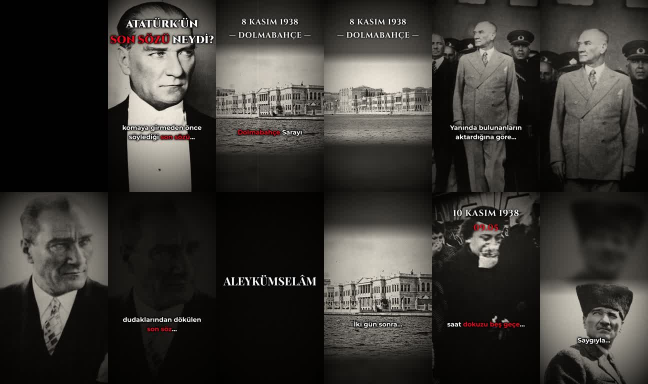
#> input picture shorts/ataturk-son-sozu/onizleme.jpg, 1296 x 768 px, found by its file name (shown at 1/2 size)
$ python -i render.py   (imports and definitions only)
#> lines starting #> are read from the running program, lines starting #| are printed output that depends on the picture
#!/usr/bin/env python3
"""Frame renderer: archival stills -> 1080x1920 cinematic B&W film look + titles/subtitles.
Writes raw RGB frames to stdout (pipe into ffmpeg)."""
import json, math, sys, os
import numpy as np
from PIL import Image, ImageDraw, ImageFont, ImageFilter

ROOT = os.path.dirname(os.path.dirname(os.path.abspath(__file__)))
W, H, FPS, DUR = 1080, 1920, 30, 60.0
N = int(FPS * DUR)
FONT = lambda f, s: ImageFont.truetype(os.path.join(ROOT, "fonts", f), s)
RED = (227, 10, 23)
rng = np.random.default_rng(1938)

# [1 line not run here, left out]
ONLY = None
# [2 lines that did not run here, left out]

def smooth(x):
    x = min(1.0, max(0.0, x)); return x * x * (3 - 2 * x)

def ease_io(x):
    x = min(1.0, max(0.0, x)); return 0.5 - 0.5 * math.cos(math.pi * x)

# ---------------------------------------------------------------- images
_cache = {}
def load(name, crop=None):
#> called with name = '../onizleme.jpg'
    key = (name, tuple(crop) if crop else None)
    if key in _cache: return _cache[key]
    p = os.path.join(ROOT, "dl", name)
    im = Image.open(p)
#> im is the input picture: PIL image 1296x768 RGB; mean R, G, B 57, 54.7, 50.7
    if crop:
        iw, ih = im.size; im = im.crop((int(crop[0]*iw), int(crop[1]*ih), int(crop[2]*iw), int(crop[3]*ih)))
    if im.mode in ("RGBA", "LA", "P"):
        im = im.convert("RGBA"); bg = Image.new("RGBA", im.size, (255, 255, 255, 255)); bg.alpha_composite(im); im = bg
    g = im.convert("L")
    a = np.asarray(g).astype(np.float32) / 255.0
    lo, hi = np.percentile(a, 0.5), np.percentile(a, 99.6)
#> lo = 0.00392; hi = 0.922
    a = np.clip((a - lo) / max(1e-3, hi - lo), 0, 1)
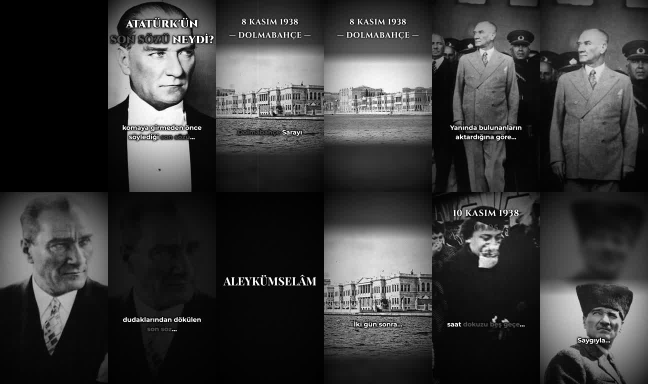
#> a: shape (768, 1296) float32 (shown at 1/2 size); min 0, max 1, mean 0.23
    _cache[key] = Image.fromarray((a * 255).astype(np.uint8))
    return _cache[key]

# [9 lines left out: function cover_crop, not called in this run]

_bgcache = {}
# [46 lines left out: functions fit_frame, shot_frame, not called in this run]

# ---------------------------------------------------------------- film look
yy, xx = np.mgrid[0:H, 0:W].astype(np.float32)
r = np.sqrt(((xx - W / 2) / (W * 0.62)) ** 2 + ((yy - H / 2) / (H * 0.60)) ** 2)
VIGNETTE = np.clip(1.0 - 0.62 * r ** 2.2, 0.18, 1.0)
_yn = (yy / H)
# [1 line not run here, left out]
GRAIN = [np.asarray(Image.fromarray(((rng.standard_normal((H // 2, W // 2)) * 0.5 + 0.5).clip(0, 1) * 255).astype(np.uint8))
                    .resize((W, H), Image.Resampling.BILINEAR)).astype(np.float32) / 255.0 - 0.5 for _ in range(8)]
scratches = []  # (start_frame, length, x, strength)
# [3 lines not run here, left out]

# [16 lines left out: function film, not called in this run]

def tone_rgb(a):
    # subtle warm silver tone
    return np.stack([a * 1.00 + 0.010, a * 0.975 + 0.006, a * 0.93], -1).clip(0, 1)

# ---------------------------------------------------------------- flag
FLAG = None
# [88 lines left out: functions flag_layer, text_img, parse_marked, wrap_marked, not called in this run]

SUBFONT = FONT("Montserrat_700Bold.ttf", 64)
TEXTS = []
# [8 lines not run here, left out]

# [25 lines left out: function overlay, not called in this run]

# ---------------------------------------------------------------- main loop
# [1 line that did not run here, left out]
out = sys.stdout.buffer
frames = ONLY if ONLY is not None else range(N)
# [36 lines not run here, left out]

>>> result = load('../onizleme.jpg')
